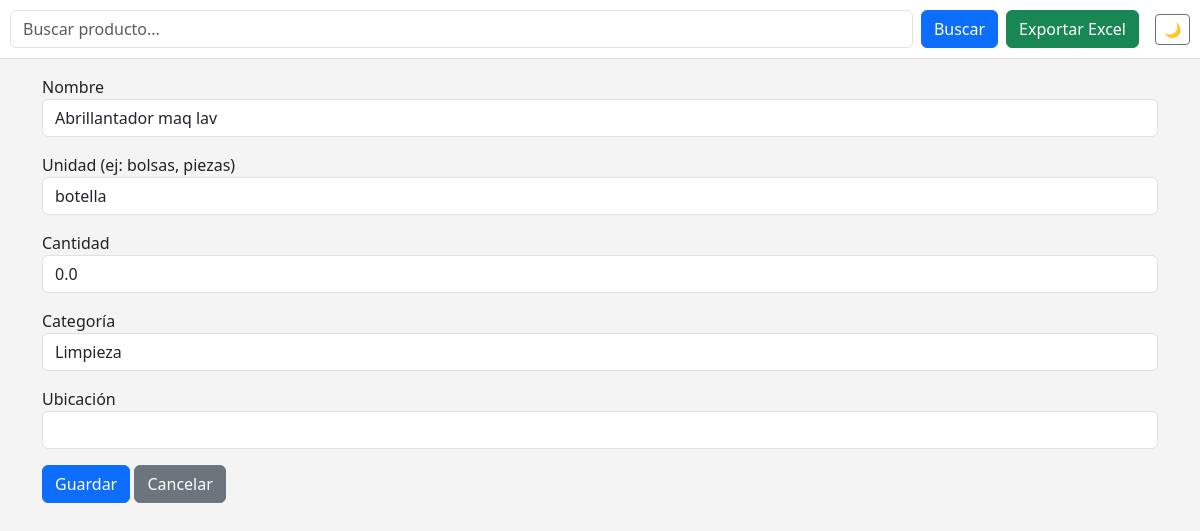
/productos/editar/123, run on the app's committed database.
### app/models.py (models this page shows, shortened)
class Product(db.Model):
    id = db.Column(db.Integer, primary_key=True)
    nombre = db.Column(db.String(150), nullable=False)
    unidad = db.Column(db.String(30), nullable=False)
    cantidad = db.Column(db.Float, default=0)
    categoria = db.Column(db.String(50), nullable=True)
    ubicacion = db.Column(db.String(100), nullable=True)
    movimientos = db.relationship(
        "Movimiento",
        back_populates="producto",
        lazy="dynamic",
        cascade="all, delete-orphan",
    )

### app/productos/routes.py (the view, shortened to what this page needs)
@productos_bp.route("/editar/<int:product_id>", methods=["GET", "POST"])
def editar_producto(product_id):
    p = Product.query.get_or_404(product_id)
    form = ProductoForm(obj=p)
    return render_template("productos/editar.html", form=form, accion="Editar")

### app/productos/forms.py
class ProductoForm(FlaskForm):
    nombre = StringField("Nombre", validators=[DataRequired()])
    unidad = StringField("Unidad (ej: bolsas, piezas)", validators=[DataRequired()])
    cantidad = FloatField("Cantidad", default=0)
    categoria = StringField("Categoría")
    ubicacion = StringField("Ubicación")
    submit = SubmitField("Guardar")

### app/templates/productos/editar.html (shortened to what this page needs)
{% extends "base.html" %}
{% block content %}
    <form method="post">
    <div class="mb-3">
        {{ form.nombre.label }}
        {{ form.nombre(class="form-control") }}
    </div>
    <div class="mb-3">
        {{ form.unidad.label }}
        {{ form.unidad(class="form-control") }}
    </div>
    <div class="mb-3">
        {{ form.cantidad.label }}
        {{ form.cantidad(class="form-control") }}
    </div>
    <div class="mb-3">
        {{ form.categoria.label }}
        {{ form.categoria(class="form-control") }}
    </div>
    <div class="mb-3">
        {{ form.ubicacion.label }}
        {{ form.ubicacion(class="form-control") }}
    </div>
    <button type="submit" class="btn btn-primary">Guardar</button>
    <a href="{{ url_for('productos.lista_productos') }}" class="btn btn-secondary">Cancelar</a>
</form>
{% endblock content %}

### app/templates/base.html (style rules this page uses)
:root { --c-bg: #f4f4f4; --c-text: #222; --c-card: #ffffff; --c-border: #dddddd; --c-primary: #0d6efd; --muted: #6c757d; }
body { background-color: var(--c-bg); color: var(--c-text); }

### data on the page
Product: nombre "Abrillantador maq lav", unidad "botella", cantidad "0.0", categoria "Limpieza"
